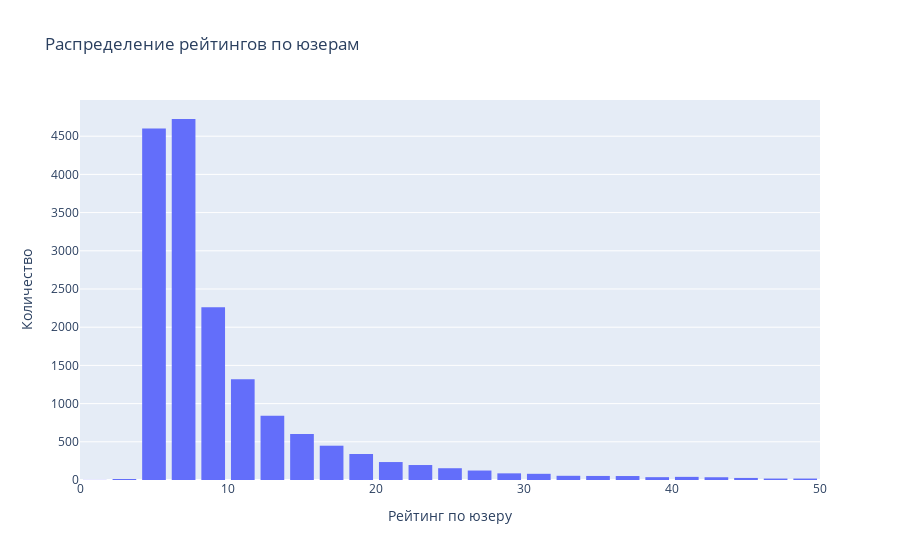

The notebook cell this image was saved under:
### Code cell
df = data.groupby('reviewerID')['rating'].count().clip(upper=50)

trace = go.Histogram(x = df.values,
                     name = 'Ratings',
                     xbins = dict(start = 0,
                                  end = 50,
                                  size = 2))
layout = go.Layout(title = 'Распределение рейтингов по юзерам',
                   xaxis = dict(title = 'Рейтинг по юзеру'),
                   yaxis = dict(title = 'Количество'),
                   bargap = 0.2)

fig = go.Figure(data=[trace], layout=layout)
iplot(fig)

### Figure 1 — Plotly figure (JSON) as saved in the notebook; plotly's stock layout.template omitted (floating-point values rounded to 4 significant figures; data arrays with more than 128 entries replaced by an {"elided": "..."} marker saying what was removed)
{"data": [{"name": "Ratings", "type": "histogram", "x": {"elided": "16566 int values"}, "xbins": {"end": 50, "size": 2, "start": 0}}], "layout": {"bargap": 0.2, "title": {"text": "Распределение рейтингов по юзерам"}, "xaxis": {"title": {"text": "Рейтинг по юзеру"}}, "yaxis": {"title": {"text": "Количество"}}}}
